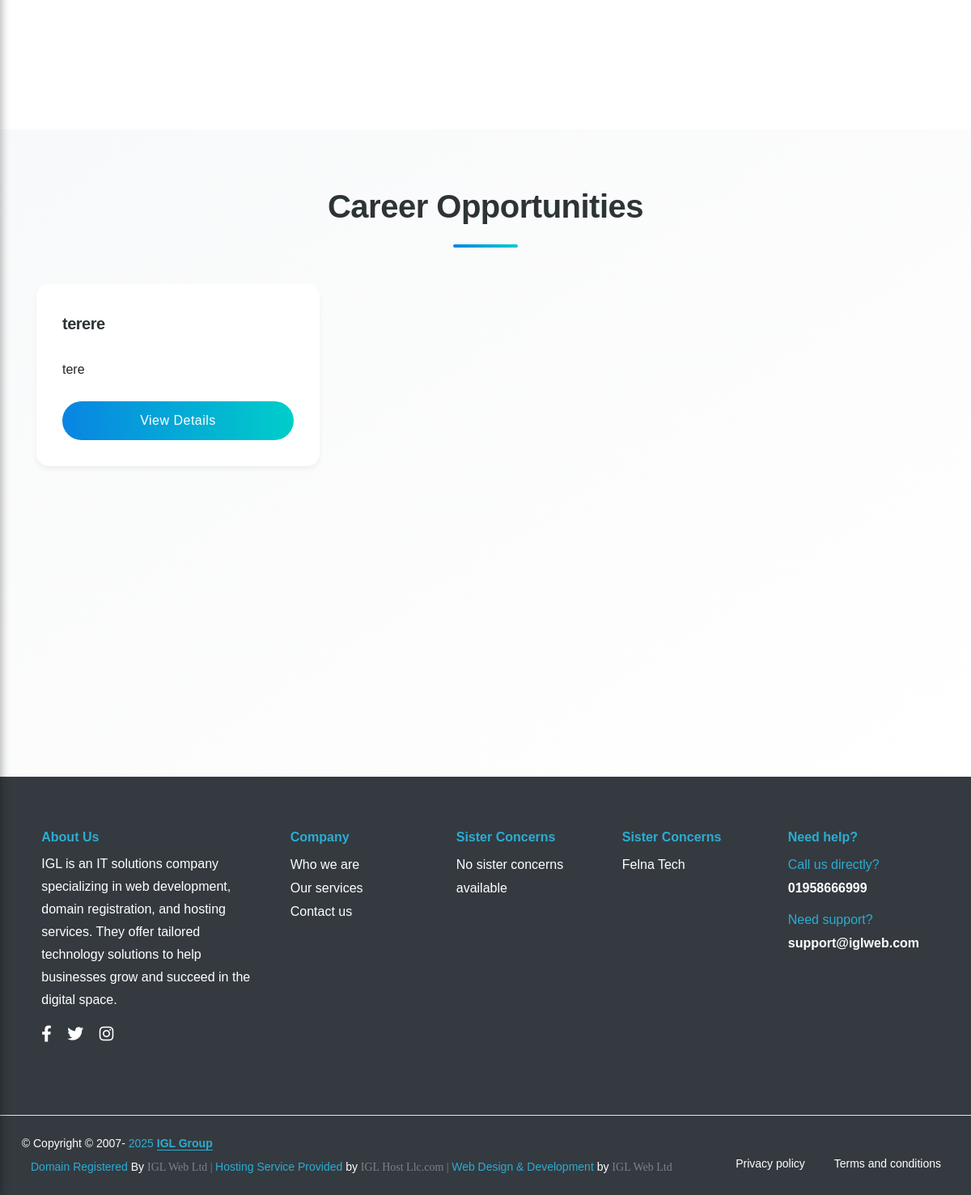
Before: /career/ (lower part) with the older database file.
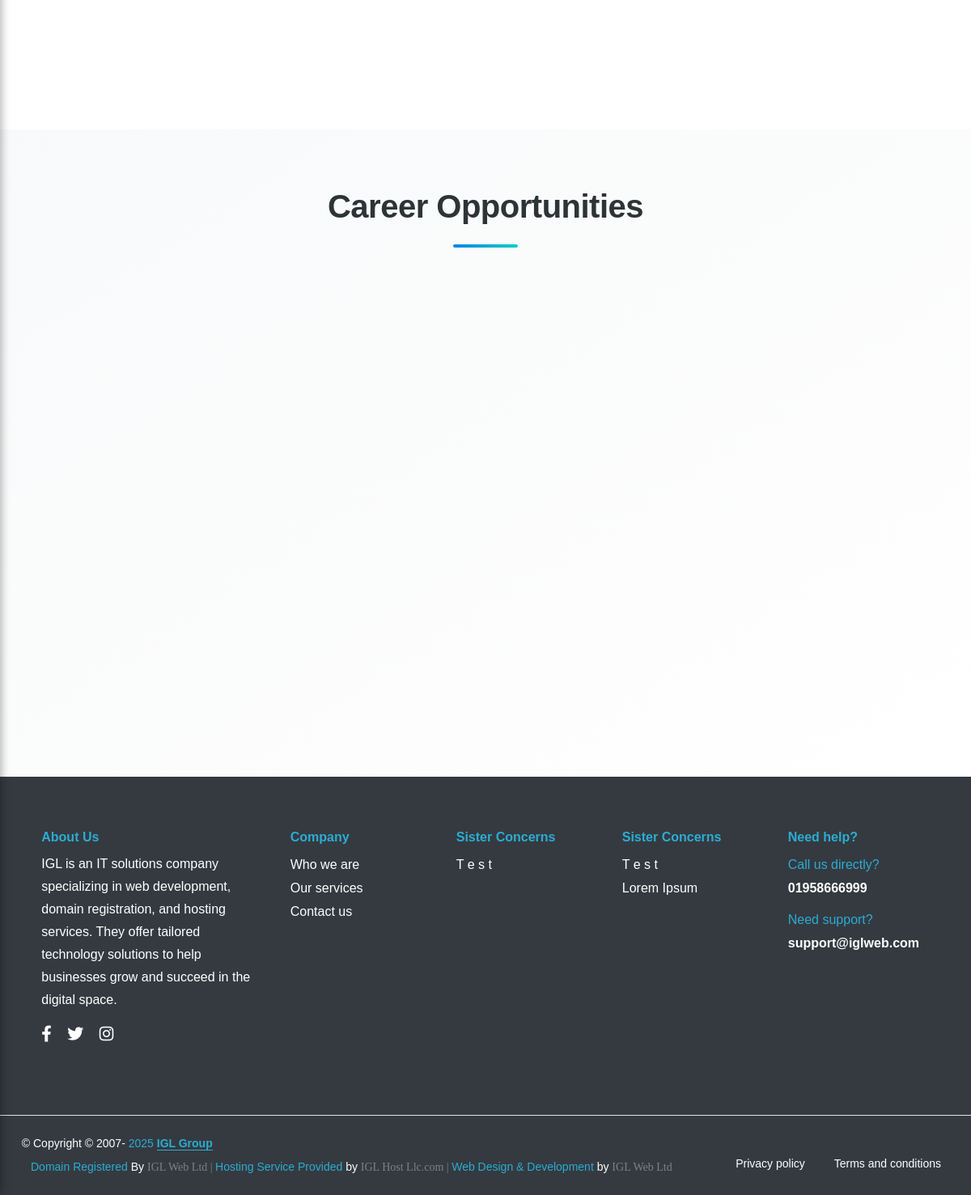
After: the same page with the newer database file.
### igl/models.py (models this page shows, shortened)
class JobPosting(models.Model):
    LOCATION_CHOICES = [
        ('dhaka', 'Dhaka'),
        ('chittagong', 'Chittagong'),
    ]
    DEPARTMENT_CHOICES = [
        ('IT', 'IT'),
        ('SEO', 'SEO'),
        ('SOFTWARE', 'Software'),
        ('TELESALES', 'Telesales'),
        ('HR', 'HR'),
        ('ACCOUNTS', 'Accounts'),
    ]
    title = models.CharField(max_length=200)
    short_description = RichTextField(max_length=200)
    full_description = RichTextField(max_length=5000)
    location = models.CharField(max_length=100, choices=LOCATION_CHOICES, default="dhaka")
    department = models.CharField(max_length=50, choices=DEPARTMENT_CHOICES, default="IT")  # Department field
    job_type = models.CharField(
        max_length=50,
        choices=[
            ('full-time', 'Full Time'),
            ('part-time', 'Part Time'),
            ('contract', 'Contract'),
        ]
    )
    salary = models.CharField(max_length=100, null=True, help_text="Specify salary range (e.g., 30,000 - 50,000 BDT)")
    posted_date = models.DateTimeField(auto_now_add=True)
    deadline = models.DateField()
    is_active = models.BooleanField(default=True)

### igl/views.py (the view)
# urls.py: path('career/', views.career, name='career'),
def career(request):
    banner=CareerBanner.objects.first()
    images = CareerImages.objects.filter(is_active=True).last()
    all_jobs = JobPosting.objects.filter(is_active=True).order_by('-posted_date')
    return render(request, 'frontend/career.html', {
        'banner': banner,
        'images': images,
        'jobs': all_jobs,
    })

### igl/context_processors.py (called while the page is built)
def global_context(request):
    logo = Logo.objects.filter(is_active=True).first()
    menus = NavMenu.objects.filter(is_active=True)
    sister_concerns = SisterConcern.objects.all()
    footer_sister_concerns = SisterConcern.objects.values('title', 'link')  # Get only title and link fields
    footer_sister_concerns = list(footer_sister_concerns)  # Convert queryset to list of dictionaries
    mid_point = len(footer_sister_concerns) // 2  # Find the middle point
    column1 = footer_sister_concerns[:mid_point]  # First half for column1
    column2 = footer_sister_concerns[mid_point:]  # Second half for column2
    return {
        'logo': logo,
        'menus': menus,
        'sister_concerns': sister_concerns,
        'column1': column1,  # Added for footer
        'column2': column2,  # Added for footer
    }

### igl/templates/frontend/career.html (shortened to what this page needs)
{% extends "frontend/base.html" %}
{% load static %}
{% block body %}
<section>
    <div class="benefits-section">
        <div class="benefits-grid">
            <div class="benefit-card">
            </div>
            <div class="benefit-card">
            </div>
        </div>
    </div>
</section>
<section class="career-page pt-5">
    <div class="container">
        <h1 class="text-center mb-4">Career Opportunities</h1>
        <div class="row">
            {% for job in jobs %}
            <div class="col-md-4 mb-4">
                <div class="card job-card">
                    <div class="card-body">
                        <h5 class="card-title">{{ job.title }}</h5>
                        <p class="card-text short-description">
                            {% if job.short_description|length > 150 %}
                                {{ job.short_description|slice:":200"|safe  }}...
                            {% else %}
                                {{ job.short_description | safe }}
                            {% endif %}
                        </p>
                        <a href="{% url 'job_detail' pk=job.id %}" class="btn btn-primary">View Details</a>
                    </div>
                </div>
            </div>
            {% endfor %}
        </div>
    </div>
</section>
{% endblock %}

Changed rows visible on the page:
removed JobPosting: title "terere", short_description "tere"
Other visible differences:
new list line: "T e s t"
new list line: "Lorem Ipsum"
text no longer shown: "No sister concerns available"
list line gone: "Felna Tech"
